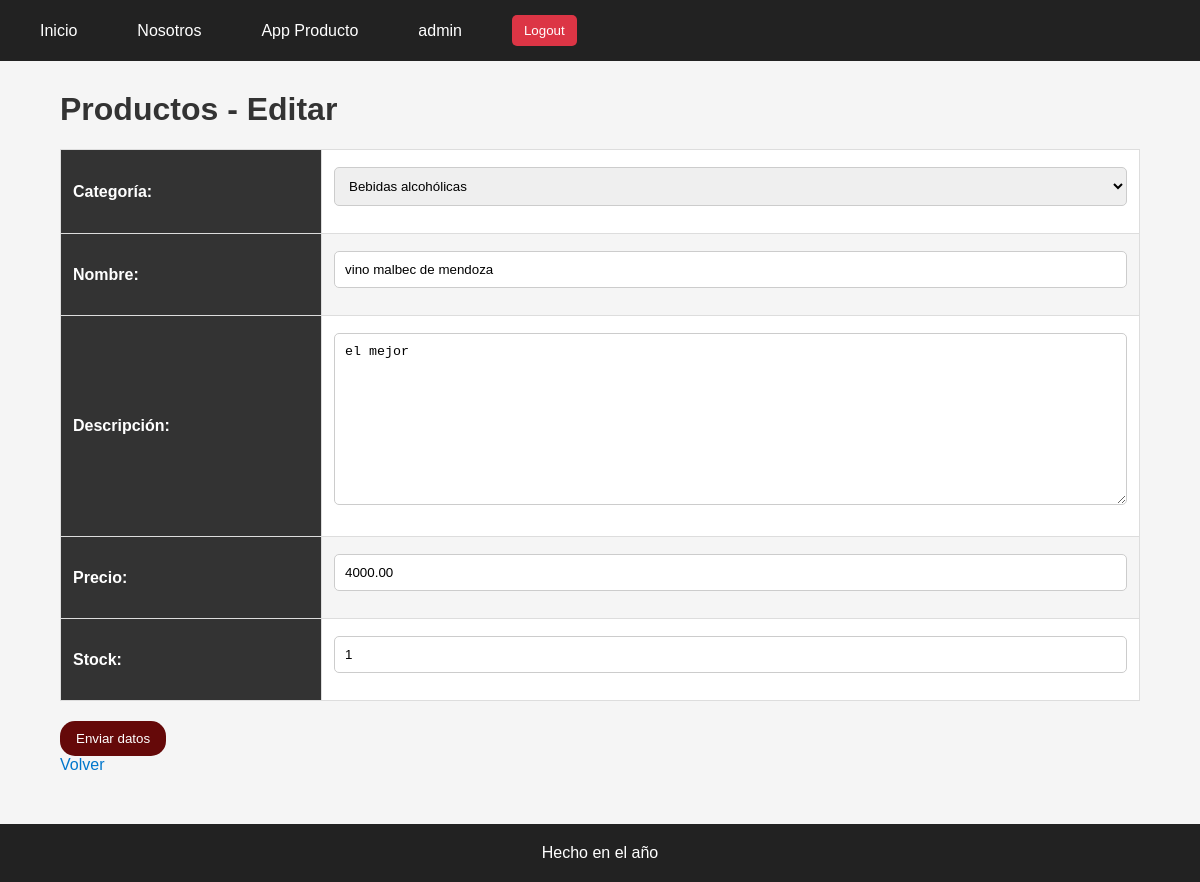
The page /producto/producto/update/6 (signed in) on the database as committed earlier.
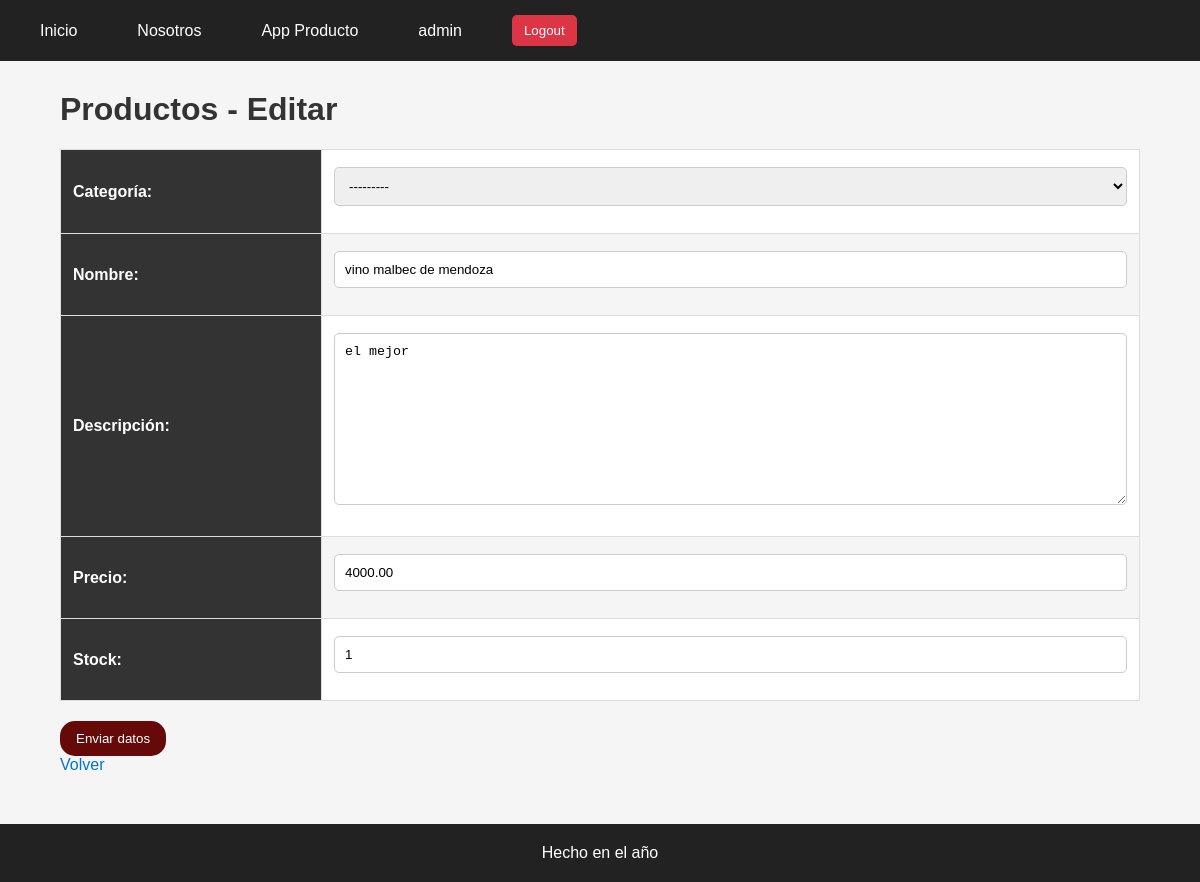
The same page on the database as committed later.
### producto/models.py (models this page shows, shortened)
class Producto(models.Model):
    categoria = models.ForeignKey(
        Categoria,
        on_delete=models.SET_NULL,
        null=True,
        blank=True,
        verbose_name="categoría",
        related_name="productos",
    )
    nombre = models.CharField(max_length=100, db_index=True)
    descripcion = models.TextField(blank=True, default="", verbose_name="descripción")
    precio = models.DecimalField(max_digits=10, decimal_places=2)
    stock = models.PositiveIntegerField(default=0)
    class Meta:
        verbose_name = "Producto"
        verbose_name_plural = "Productos"
        ordering = ("nombre",)
        constraints = (
            models.UniqueConstraint(fields=["categoria", "nombre"], name="unique_categoria_producto"),
        )

class Categoria(models.Model):
    nombre = models.CharField(max_length=100, unique=True)
    descripcion = models.TextField(blank=True, default="", verbose_name="descripción")
    class Meta:
        verbose_name = "Categoría de Productos"
        verbose_name_plural = "Categorías de Productos"
        ordering = ("nombre",)
    def __str__(self):
        return self.nombre

### producto/views/productos.py (the view)
# urls.py: path("producto/update/<int:pk>", productos.ProductoUpdate.as_view(), name="producto_update"),
class ProductoUpdate(SuccessMessageMixin, UpdateView):
    model = Producto
    form_class = ProductoForm
    success_url = reverse_lazy("producto:producto_list")
    success_message = "El producto se ha editado existosamente"

### producto/forms.py
class ProductoForm(forms.ModelForm):
    class Meta:
        model = Producto
        fields = "__all__"

### producto/templates/producto/producto_form.html (shortened to what this page needs)
{% extends "core/base.html" %}
{% block contenido %}
    {% if form.instance.pk %}
        <h1>Productos - Editar</h1>
    {% else %}
        <h1>Productos - Crear</h1>
    {% endif %}
    <form method="post">
        <table>
            {{ form.as_table }}
        </table>
        <button type="submit">Enviar datos</button>
    </form>
    <a href="{% url 'producto:producto_list' %}">Volver</a>
{% endblock contenido %}

Rows that differ between the two databases and show on the page:
changed Producto "el mejor": categoria "Bebidas alcohólicas" → "---------"
